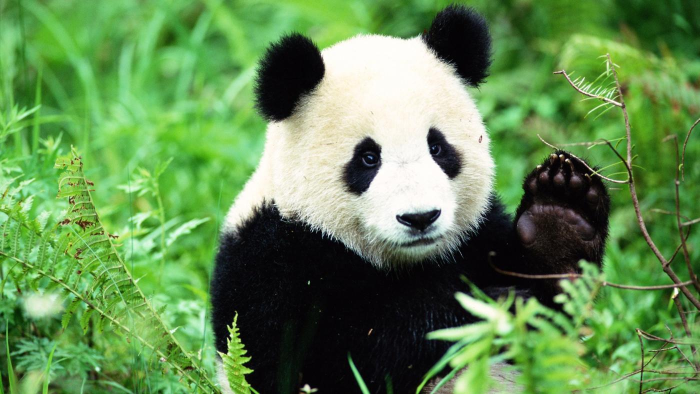
%> input picture ps1_matlab_Kerstetter_Jacob/input/im1.jpg, 1400 x 788 px (shown at 1/2 size)
$ octave ps1_matlab_kerstetter_jacob.m   (GNU Octave 9; MATLAB toolbox functions it lacks are replaced by stand-ins)
%> lines starting %> are read from the running program, lines starting %| are printed output that depends on the picture
### ps1_matlab_Kerstetter_Jacob/segment_kmeans.m
function [im_out] = segment_kmeans(im_in, K, iters, R)
    % convert image to double
    double_im = im2double(im_in);

    % resize image
    img_small = imresize(double_im, [100 100]);

    % reshape in
    img_reshape = reshape(img_small, 100*100, 3);

    % cluster the images
    [ids, means, ssd] = kmeans_multiple(img_reshape, K, iters, R);

    % recolor the output
    % for each pixel, replace with mean of cluster
    for i = 1:100*100
        img_reshape(i, 1) = means(ids(i), 1);
        img_reshape(i, 2) = means(ids(i), 2);
        img_reshape(i, 3) = means(ids(i), 3);
    end

    im_out = reshape(img_reshape, [100, 100, 3]);
end

### ps1_matlab_Kerstetter_Jacob/kmeans_single.m
function [ids, means, ssd] = kmeans_single(X, K, iters)
    % compute range of feature space and get centers in this range
    [rows, cols] = size(X);

    % gets range of R, G, B respectively
    ranges = zeros(cols, 2);
    for i = 1:cols
        ranges(i,:) = [max(X(:,i)), min(X(:,i))];
    end

    % centers is a 3D array with each row holding an n dimension center
    centers = zeros(K, cols);
    for i = 1:K
         for j = 1:cols
            a = ranges(j,1);
            b = ranges(j,2);
            centers(i, j) = (b-a)*rand(1) + a;
         end
    end

    % iterate over the steps of the algorithm
    ids = zeros(1, rows);
    for iter = 1:iters
        % compute memberships for each data point
        for i = 1:rows
            shortestDistance = intmax;
            index = 0;
            for j = 1:K
                % if the distance from the current point to the center is
                % shorter than the current shortest distance, make it the
                % shortest distance and store the index
                currDist = pdist2(X(i), centers(j));
                if currDist < shortestDistance
                    shortestDistance = currDist;
                    index = j;
                end
            end
            % set the point to the cluster of the shortest distance center
            ids(i) = index;
        end

        % recompute cluster means (centers)
        % for every point and dimension, add to corresponding id total sum
        % and increment count

        sums = zeros(K, cols);
        counts = zeros(K, cols);
        ssd = 0;
        for i = 1:rows % for every point
            for id = 1:K % for every cluster
                % check id
                if ids(i) == id
                    for j = 1:cols % for every feature dimension
                        sums(id, j) = sums(id, j) + X(i, j);
                        counts(id, j) = counts(id, j) + 1;
                    end
                end
            end
        end

        % compute means and reassign centers
        centers = sums ./ counts;
    end

    % assign the final centers to the means return variable
    means = centers;

    % calculate ssd
    ssd = 0;
    for i = 1:rows % for every point
        for id = 1:K % for every cluster
            % check id
            if ids(i) == id
                for j = 1:cols % for every feature dimension
                    ssd = ssd + (X(i, j) - means(K, j))^2;
                end
            end
        end
    end
end

### ps1_matlab_Kerstetter_Jacob/kmeans_multiple.m
function [ids, means, ssd] = kmeans_multiple(X, K, iters, R)
    ssd = intmax;
    for i = 1:R
        [tempIds, tempMeans, tempSsd] = kmeans_single(X, K, iters);
        if tempSsd < ssd
            ids = tempIds;
            means = tempMeans;
            ssd = tempSsd;
        end
    end
end

### ps1_matlab_Kerstetter_Jacob/ps1_matlab_kerstetter_jacob.m
% Jacob Kerstetter
% Problem Set #1

clear
clc

% load the 3 images
img1 = imread('input/im1.jpg');
%> img1 is the input picture: size 788x1400x3 uint8; mean R, G, B 98.2, 139.5, 81.5
img2 = imread('input/im2.jpg');
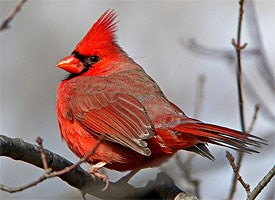
%> input picture ps1_matlab_Kerstetter_Jacob/input/im2.jpg, 275 x 200 px
%> img2 is the input picture: size 200x275x3 uint8; mean R, G, B 154.3, 130.1, 127.9
img3 = imread('input/im3.png');
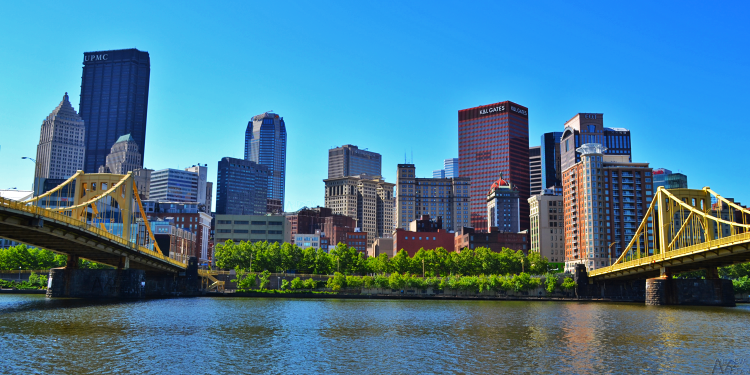
%> input picture ps1_matlab_Kerstetter_Jacob/input/im3.png, 1500 x 750 px (shown at 1/2 size)
%> img3 is the input picture: size 750x1500x3 uint8; mean R, G, B 71.5, 122.5, 149.7

% send images into segmentation function
im1_out1 = segment_kmeans(img1, 5, 7, 5);
%> in segment_kmeans, `img_small = imresize(double_im, [100 100]);`:
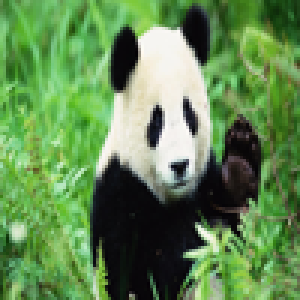
%> img_small: size 100x100x3 double (shown 3 times larger); mean R, G, B 0.385, 0.547, 0.32; drawn with min black and max white
%> (the run ends here)
